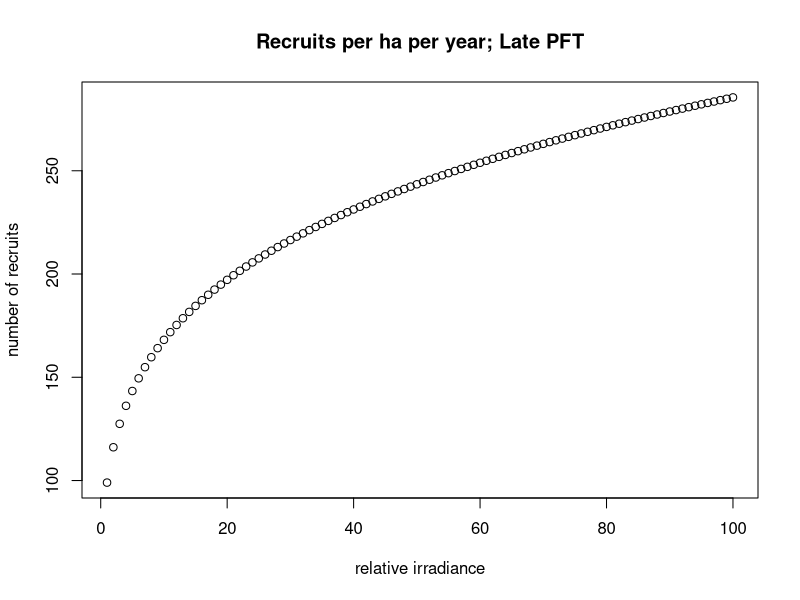

Write R code to recreate this figure. (Note: this script raises an error after producing the figure.)
#The goal of this script is to represent the relationship between light and seedling transition rates into the 1 cm size class. The function is "frac_rec_Kobe" and using light dependent growth rates to determine recruitment rates. The first part of this script is all allometric calculations for the purpose of converting growth rates to recruitment rates over a chosen time window. The second part determines the relationship between light and seedling transition rates into the 1 cm size class using light dependent growth rates as an intermediary step.


#function to calculate the fraction of the seed pool recruiting into the 1 cm size class each day.
frac_rec <- function(light = 20, t_window.x = c(2,2), PFT = "early", seedlings_C = 750000, N_smp = 20, p1e.x = 0.7618, p1l.x = 0.2211, p2e.x = 0.0039, p2l.x = 0.0145, g_param = 1.00){
  
  #ifelse(test = light < 50, yes = t_window <- t_window.x, no = t_window <- t_window.x * 0.7)
  
  names(g_param) <- c("early", "late")
  
  ifelse(test = PFT == "early", yes =  t_window <- t_window.x / (log(light)), no = t_window <- t_window.x)
  
  
  names(t_window) <- c("early", "late")
  
  ifelse(PFT == "early", 
         BD_start <- 1.3,
         BD_start <- 1.46)
  
  
  ifelse(PFT == "early",
         BD_finish <- 2.32,
         BD_finish <- 2.29)
  
  BD_start <- as.numeric(BD_start)
  
  ifelse(PFT == "early", 
         seedlings_N <- seedlings_C / 65, #assuming 60 grams of carbon in a seedling of basal diameter 1.3 cm. if early PFT
         seedlings_N <- seedlings_C / 70) #assuming 70 grams of carbon in a seedling of basal diameter 1.46 cm if late PFT.
  

  #pct_light <-   #the corresponding percent light (percent of full sun) level at la selva during Kobe 1999 study 
  
  p1e <- p1e.x
  p1e_sd <- p1l_se * p1e
  
  p1l <- p1l.x
  p1l_sd <- (p1l_se * p1l) / 2
  
  p2e <- p2e.x
  p2e_sd <- p2e_se * p2e
  
  p2l <- p2l.x
  p2l_sd <- (p2l_se * p2l) /2
  
  
  ifelse(PFT == "early", p1 <- p1e, p1 <- p1l)
  ifelse(PFT == "early", p2 <- p2e, p2 <- p2l)
  ifelse(PFT == "early", p1_sd <- p1e_sd, p1_sd <- p1l_sd)
  ifelse(PFT == "early", p2_sd <- p2e_sd, p2_sd <- p2l_sd)

  
  p1 <- rnorm(mean = p1, sd = p1_sd, n = N_smp)
  
  p2 <- rnorm(mean = p2, sd = p2_sd, n = N_smp)
  
  G_L <- c()
  for(i in 1:length(p1)){
    G_L[i] <- (p1[i] * light) / ((p1[i]/p2[i]) + light)
  }
  
  Rad_start <- (BD_start * 10) / 2 #starting radius in mm
  
  Rad_after_1_yr <- (Rad_start) * (g_param[PFT] + G_L)^12
  
  BD_after_1_yr <- (Rad_after_1_yr/10) * 2
  
  BD_end_of_window <- (((BD_after_1_yr - BD_start) / 12) * t_window[PFT]) + BD_start
  
  #a distribution of the radii of the stems (mm) after growth for the number of months in the window. 
  
  frac_recruiting_per_t_window <- sum(BD_end_of_window >= BD_finish) / N_smp
  
  daily_rec_rate <- frac_recruiting_per_t_window / (t_window[PFT]*30.4)
  
  return(daily_rec_rate)
}




#recruitment
#BENCHMARKING
#creating benchmarking data, late PFT
l  <- 1:100

a <- log10(0.011*25*0.9) 
b <- 0.23

Rs <- 10^(a + b * log10(l)) * 400
plot(l,Rs, main = "Recruits per ha per year; Late PFT" ,xlab = "relative irradiance", ylab = "number of recruits")

#late_rec_bench <- Rs

#recruitment
#PARAMETERIZATION, late
lx <- 1:100
N_recs <- c()
frac <- c()
  for(i in 1:length(lx)){
    N_recs[i] <- frac_rec(light = lx[i], t_window = c(5,8), PFT = "late", N_smp = 50, p1e.x = 0.718, p2e.x = 0.0043, p1l.x = 0.2211, p2l.x = 0.0145, g_param = c(1.07, 1.0)) * 25000 / (Z0*0.4) * 365
    frac[i] <- frac_rec(light = lx[i], t_window = c(5,8), PFT = "late", N_smp = 50, p1e.x = 0.718, p2e.x = 0.0043, p1l.x = 0.2211, p2l.x = 0.0145, g_param = c(1.07,1.0))
  }
 
plot(lx, frac*5*30)
plot(lx, N_recs, main = "Recruits per ha per year; Late PFT" ,xlab = "relative irradiance", ylab = "number of recruits")







#early
#BENCHMARKING early recruitment with ruger model
l  <- 1:100
a <- log10(0.011*25*0.1) 
b <- 1.082

Rse <- 10^(a + b * log10(l)) * 400
plot(l,Rse, main = "Recruits per ha per year; Early PFT" ,xlab = "relative irradiance", ylab = "number of recruits")

#early_rec_bench <- Rse

#CORRECT PARAMETERIZATION earlylx <- 1:100
N_recs <- c()
frac <- c()
for(i in 1:length(lx)){
  N_recs[i] <- frac_rec(light = lx[i], t_window = c(5,8), PFT = "early", N_smp = 50, p1e.x = 0.7618, p2e.x = 0.0039, p1l.x = 0.2211, p2l.x = 0.0145, g_param = c(1.07, 1.0)) * 25000 / (Z0*0.4) * 365
  frac[i] <- frac_rec(light = lx[i], t_window = c(5,8), PFT = "early", N_smp = 50, p1e.x = 0.7618, p2e.x = 0.0039, p1l.x = 0.2211, p2l.x = 0.0145, g_param = c(1.07,1.0))
}

plot(lx, frac*5*30)
plot(lx, N_recs, main = "Recruits per ha per year; Early PFT" ,xlab = "relative irradiance", ylab = "number of recruits")










#debug(frac_rec)


#frac_rec(light = 80, t_window = c(2,2), PFT = "early", N_smp = 50, p1e.x = 0.718, p2e.x = 0.0043, p1l.x = 0.2211, p2l.x = 0.0145, g_param = 1.05)




#frac_rec(light = 3, t_window = c(2,2), PFT = "late", N_smp = 200) * 25000 / (Z0*0.4) * 365



#exploring different parameterizations on the light dependence of growth


#early
light <- seq(from = 1, to = 100, length = 100)
p1 <- 0.718
p2 <- 0.004
G_L <- (p1 * light) / ((p1/p2) + light)
Radial_growth <- (5 * (1.0 + G_L)^12) - 0.7
plot(light, Radial_growth)

#late
light <- seq(from = 1, to = 100, length = 100)
p1 <- 0.2211
p2 <- 0.0145
G_L <- (p1 * light) / ((p1/p2) + light)
Radial_growth <- (5 * (1.0 + G_L)^12) - 0.7
plot(light, Radial_growth)






G_L[i] <- (p1[i] * light) / ((p1[i]/p2[i]) + light)

#1.375



























